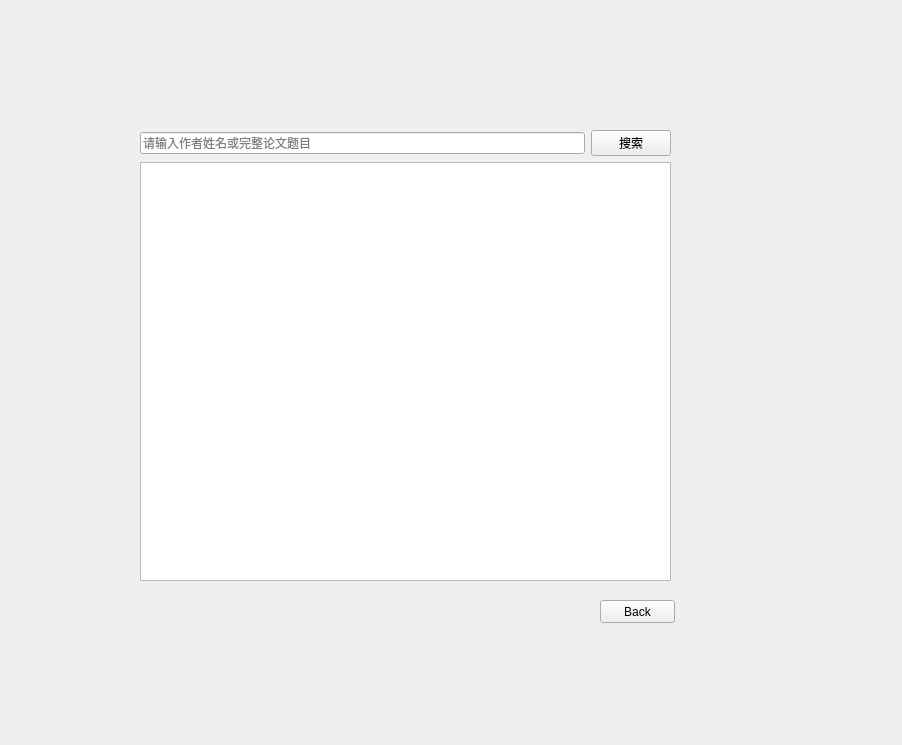
<?xml version="1.0" encoding="UTF-8"?>
<ui version="4.0">
 <class>Form</class>
 <widget class="QWidget" name="Form">
  <property name="geometry">
   <rect>
    <x>0</x>
    <y>0</y>
    <width>902</width>
    <height>745</height>
   </rect>
  </property>
  <property name="windowTitle">
   <string>Form</string>
  </property>
  <widget class="QWidget" name="layoutWidget">
   <property name="geometry">
    <rect>
     <x>140</x>
     <y>130</y>
     <width>531</width>
     <height>451</height>
    </rect>
   </property>
   <layout class="QVBoxLayout" name="verticalLayout">
    <item>
     <layout class="QHBoxLayout" name="horizontalLayout">
      <item>
       <widget class="QLineEdit" name="lineEdit">
        <property name="placeholderText">
         <string>请输入作者姓名或完整论文题目</string>
        </property>
       </widget>
      </item>
      <item>
       <widget class="QPushButton" name="pushButton">
        <property name="text">
         <string>搜索</string>
        </property>
       </widget>
      </item>
     </layout>
    </item>
    <item>
     <widget class="QPlainTextEdit" name="plainTextEdit">
      <property name="placeholderText">
       <string/>
      </property>
     </widget>
    </item>
   </layout>
  </widget>
  <widget class="QPushButton" name="pushButton_2">
   <property name="geometry">
    <rect>
     <x>600</x>
     <y>600</y>
     <width>75</width>
     <height>23</height>
    </rect>
   </property>
   <property name="text">
    <string>Back</string>
   </property>
  </widget>
 </widget>
 <resources/>
 <connections/>
</ui>
